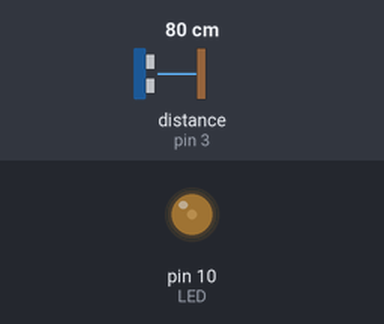
Bench run of a sketch on a simulated Arduino Leonardo, built with avr-gcc and run on an emulated ATmega32U4. Parts: output pins drawn as LEDs (lit = HIGH). Wiring (inferred from the names in the program): ultrasonic range finder: trigger pin 2; echo pin 3. Inputs (shaded band) come from the test bench; at power-on: distance to the obstacle (sensor on pin 3) 80 cm. The echo pulse lasts 58.3 µs per cm; EEPROM starts erased; USB keyboard and mouse output is not drawn; pins used as bus, display or sensor lines are not drawn.

Above: at 1.2 s.
1.3 s: distance to the obstacle (sensor on pin 3) set to 12 cm
3.5 s: distance to the obstacle (sensor on pin 3) set to 9 cm
At 5.2 s:
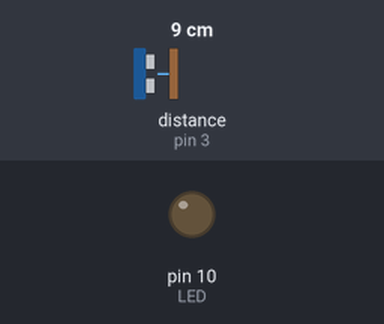
At 9.7 s:
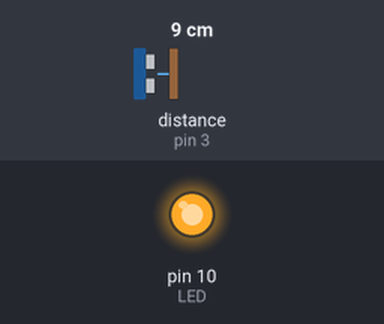
Timing chart, 0 to 12.1 s (numbered marks = the images above; inputs shaded):
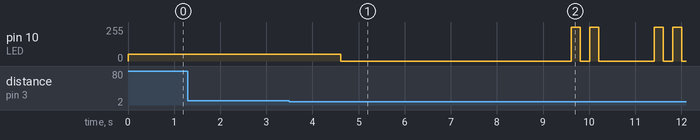

The sketch:

Dislock.ino
```cpp
#include "Keyboard.h"
#include <EEPROM.h>

//Constant
#define velocidadSonido 340 //Units m/s

//IO pins
int button = 4;
int LED = 10;
int echo = 3;
int trigger = 2;

//Variables
float distance;
int max_distance = 60;
bool armed = true;
bool enable = false;
int count = 0;
int set_count = 0;
int led_pwm = 0;

//Functions prototipes
void doYourMagic();
void LED_control(bool pwm, int count, int t, int LED);
float getDistance(int trigger, int echo);
int calibration(int trigger, int echo);


void setup() {
  pinMode(button, INPUT);
  pinMode(LED, OUTPUT);
  pinMode(echo,INPUT);      //Pin echo como salida
  pinMode(trigger,OUTPUT);  //Pin de disparo como entrada

  Keyboard.begin();
  Serial.begin(9600);       //Inicializar puerto serie

  enable = EEPROM.read(0);
  max_distance = EEPROM.read(1);
}

void loop() {

  distance = getDistance(trigger, echo);

  //Distance detection
  if(distance > max_distance and armed == true){
    count++;
  } else if(distance < max_distance and armed == false){
    count++;
  } else if (distance < 10) {
    set_count++;
  } else if (set_count < 10){
    count = 0;
    set_count = 0;
  }

  //Timers triggers
  if (count > 10 and armed == true){              //Lock Trigger
    doYourMagic();
    count = 0;
    armed = false;
  } else if (count > 10 and armed == false){      //Rearme the system
    count = 0;
    armed = true;
  } else if (set_count > 10) {                    //Enter congif mode
    digitalWrite(LED, LOW);
    delay(5000);
    // If distance is < 10 cm less than 5 seconds, enter calibration mode
    // else enter enable/disble mode
    if (getDistance(trigger, echo) > 10){
      //Repeat until no error is found
      do {
        LED_control(false, 4, 200, LED);
        max_distance = 20 + calibration(trigger, echo);
      } while(max_distance > 255);
      EEPROM.write(1, max_distance);
    } else {
      LED_control(false, 2, 200, LED);
      enable = !enable;
      EEPROM.write(0, enable);
      delay(1000);
      LED_control(false, 2, 200, LED);
    }
    set_count = 0;
  }

  //Serial debug
  /*Serial.print(distance);
  Serial.print(" ");
  Serial.print(count);
  Serial.print(" ");
  Serial.print(armed);
  Serial.print(" ");
  Serial.print(set_count);
  Serial.print(" ");
  Serial.print(max_distance);
  Serial.print(" ");
  Serial.println(enable);*/

  //Enable and armed status LED
  if (enable == true){
    if (armed == true)
      analogWrite(LED, 50);
    else
      digitalWrite(LED, LOW);
    delay(100);
  }
  else {
    LED_control(true, 1, 100, LED);
  }

}

//Send the CTRL-ALT-L keyboard shortcut for Ubuntu
void doYourMagic(){
   // CTRL-ALT-l:
   if (enable == true) {
    Keyboard.press(KEY_LEFT_CTRL);
    Keyboard.press(KEY_LEFT_ALT);
    Keyboard.write('l');
    Keyboard.releaseAll();
    delay(100);
   }
}

//Make the LED blink "count" times or write a PWM
void LED_control(bool pwm, int count, int t, int LED){

  if (pwm == true){
    if (led_pwm == 50)
      led_pwm = 0;
    analogWrite(LED, led_pwm);
    delay(t);
    led_pwm++;
  } else {
    for (int i = 0; i < count; i++) {
      digitalWrite(LED, HIGH);
      delay(t);
      digitalWrite(LED, LOW);
      delay(t);
    }
  }

}

//Read and calc the distance in the old fashioned way
float getDistance(int trigger, int echo){

  float echoTime;
  float distance;

  digitalWrite(trigger,LOW);
  delayMicroseconds(2);
  digitalWrite(trigger,HIGH);
  delayMicroseconds(10);
  digitalWrite(trigger,LOW);
  echoTime = pulseIn(echo, HIGH);
  echoTime = echoTime/1000000.0;
  distance = echoTime * velocidadSonido;
  distance = distance * 100;
  distance = distance /2;

  return distance;
}

//Calibration process. Get the distance 20 times and do the arithmetic mean
int calibration(int trigger, int echo){

  int calibration_distance = 0;
  do{
    for ( int i = 0; i < 20; i++){
      delay(100);
      int distance = getDistance(trigger, echo);
      if ( i == 0)
        calibration_distance = distance;
      else
        calibration_distance = (calibration_distance + distance)/2;
    }
  } while(calibration_distance > 150);

  return calibration_distance;

}
```

Measured:
- the behaviour switches between 11 and 10 cm on distance to the obstacle (sensor on pin 3) (found by bisection; images 0 and 1)
- after the input at 1.3 s, every drawn part: stays the same
- after the input at 3.5 s, pin 10 (LED): 50/255 → 0/255 after 1.1 s, → 255/255 5.0 s later, → 0/255 0.20 s later, → 255/255 0.20 s later, … (9 changes in this stretch)
